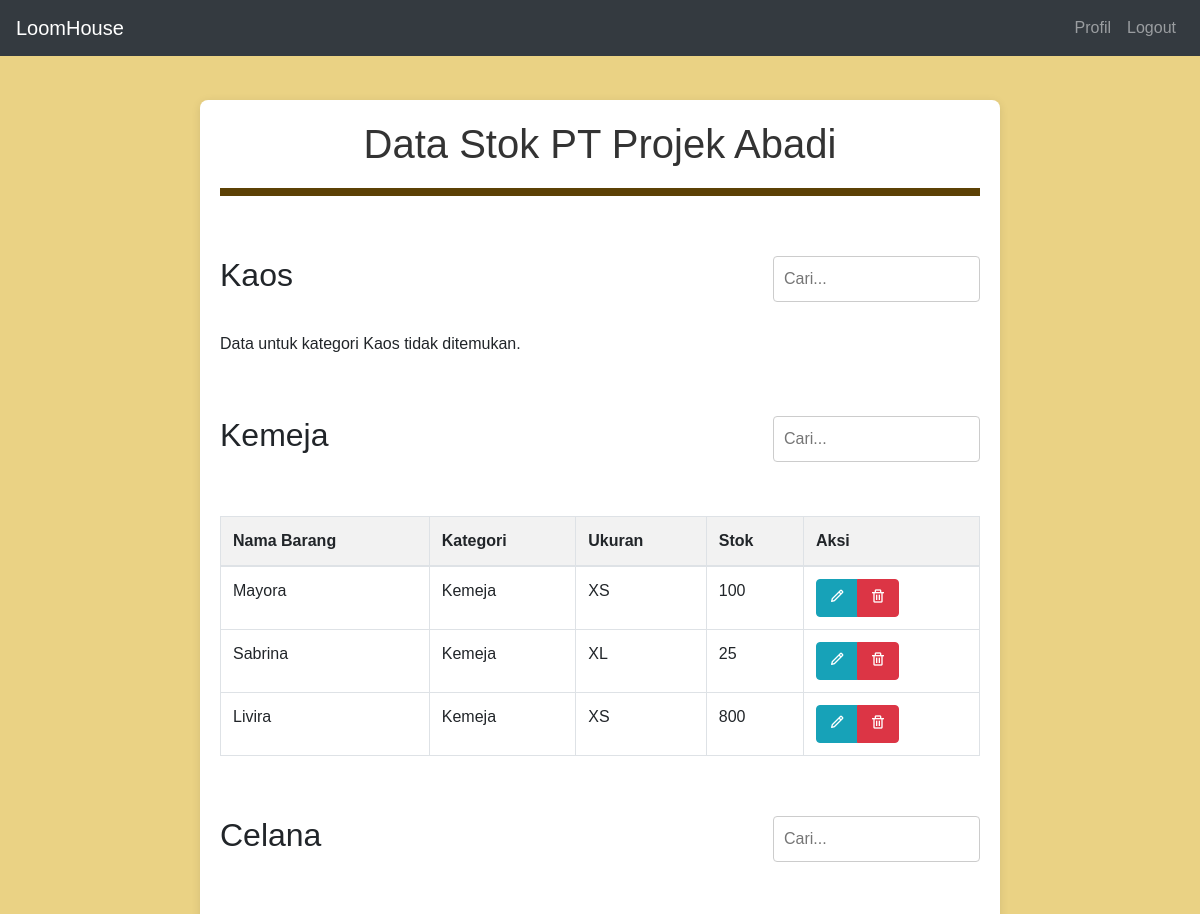
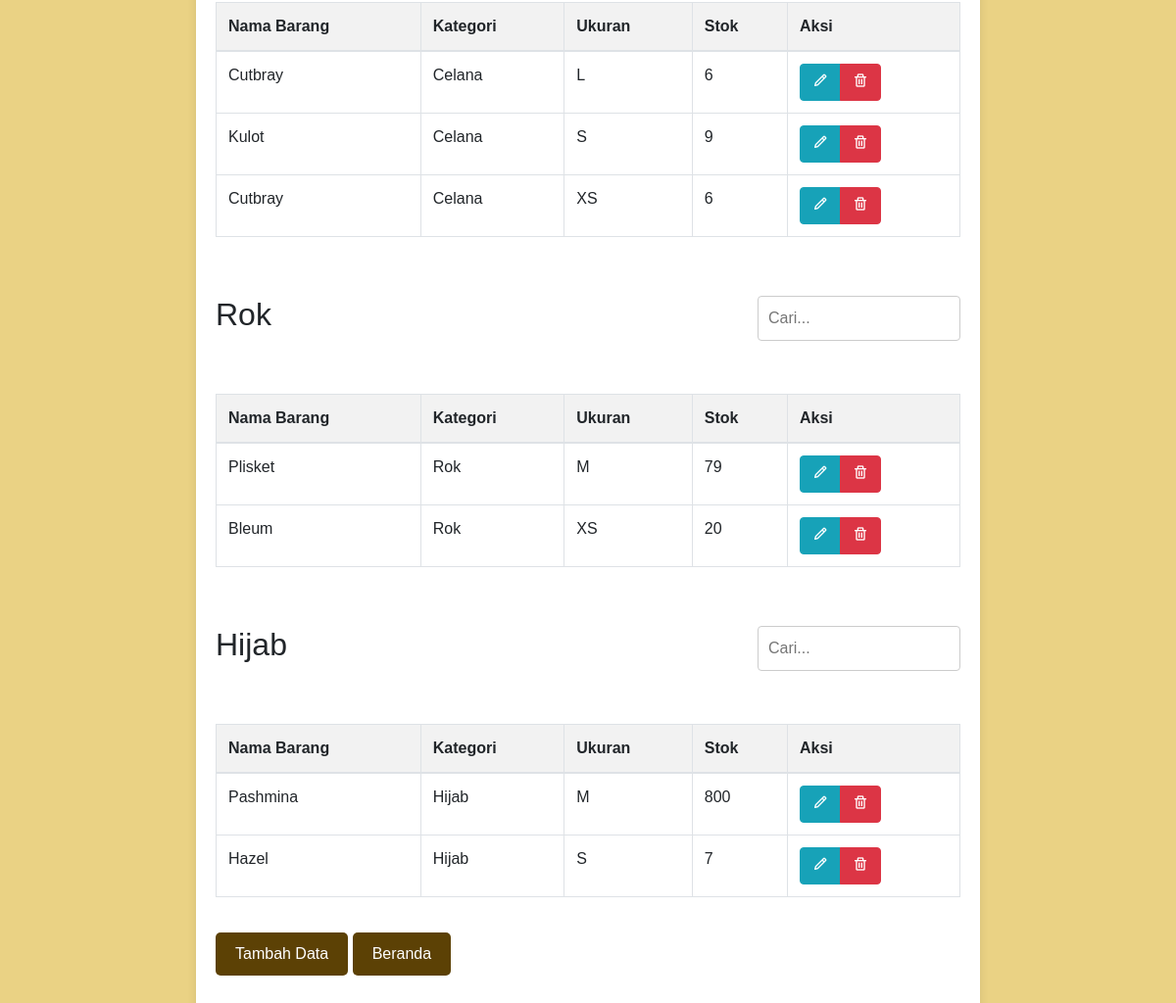
The app's page /data.php with its own data (2 pictures, top to bottom).
### tables this page shows
CREATE TABLE `stok` (
  `id` int(11) NOT NULL,
  `barang` varchar(250) NOT NULL,
  `kategori` varchar(250) NOT NULL,
  `ukuran` varchar(50) DEFAULT NULL,
  `stok` int(11) DEFAULT NULL,
  `created_at` timestamp NOT NULL DEFAULT current_timestamp(),
  `updated_at` timestamp NOT NULL DEFAULT current_timestamp(),
  `deleted_at` datetime DEFAULT NULL
);

### database/connection.php (called while the page is built, shortened)
<?php
class ConnectionDatabase {
    private $db_host = "localhost";
    private $db_username = "root";
    private $db_pass = "";
    private $db_name = "wap";
    function __construct() {
        $this->connection = new mysqli(
            $this->db_host,
            $this->db_username,
            $this->db_pass,
            $this->db_name
        );
    }
}
?>

### database/stok.php (called while the page is built, shortened)
<?php
    include('connection.php');
    class Stok {
        function __construct()
        {
            $this->database = new ConnectionDatabase();
        }
        function getAll(){
            $query = "SELECT * FROM stok";
            $data = mysqli_query($this->database->connection, $query);
            $res = [];
            while($item = mysqli_fetch_array($data)) {
                $res[] = $item;
            }
            return $res;
        }
    }
?>

### data.php (the view, shortened to what this page needs)
<!doctype html>
<html lang="en">
<head>
    <?php include('header.php'); ?>
    <link rel="stylesheet" href="main.css">
</head>
<body>
    <?php include('navbar.php'); ?>
    <main role="main" class="container">
        <?php
            include('database/stok.php');
            $data = new Stok();
            $stokData = $data->getAll();
        ?>
        <h1>Data Stok PT Projek Abadi</h1>
        <hr class="separator">
        <?php
            $categories = ['Kaos', 'Kemeja', 'Celana', 'Rok', 'Hijab'];
            foreach ($categories as $category):
                $filteredData = array_filter($stokData, function($item) use ($category) {
                    return $item['kategori'] === $category;
                });
        ?>
            <div class="category-table">
                <div class="table-header">
                    <h2><?php echo htmlspecialchars($category); ?></h2>
                    <div class="search-container">
                        <input type="text" class="search-input" placeholder="Cari..." onkeyup="searchFunction(this, '<?php echo $category; ?>')">
                    </div>
                </div>
                <?php if (!empty($filteredData)): ?>
                    <table class="table table-bordered mt-4" id="<?php echo strtolower($category); ?>Table">
                        <thead>
                            <tr>
                                <th>Nama Barang</th>
                                <th>Kategori</th>
                                <th>Ukuran</th>
                                <th>Stok</th>
                                <th>Aksi</th>
                            </tr>
                        </thead>
                        <tbody>
                            <?php foreach ($filteredData as $row): ?>
                                <tr>
                                    <td><?php echo htmlspecialchars($row['barang']); ?></td>
                                    <td><?php echo htmlspecialchars($row['kategori']); ?></td>
                                    <td><?php echo htmlspecialchars($row['ukuran']); ?></td>
                                    <td><?php echo htmlspecialchars($row['stok']); ?></td>
                                    <td>
                                        <div class="btn-group" role="group">
                                            <a href="#" class="btn btn-info text-white" onclick="editStok(<?php echo htmlspecialchars($row['id']); ?>)">
                                                <i class='bx bx-pencil'></i>
                                            </a>
                                            <a href="#" class="btn btn-danger text-white" onclick="deleteStok(<?php echo htmlspecialchars($row['id']); ?>)">
                                                <i class='bx bx-trash'></i>
                                            </a>
                                        </div>
                                    </td>
                                </tr>
                            <?php endforeach; ?>
                        </tbody>
                    </table>
                <?php else: ?>
                    <p>Data untuk kategori <?php echo htmlspecialchars($category); ?> tidak ditemukan.</p>
                <?php endif; ?>
            </div>
        <?php endforeach; ?>
        <div class="button-container">
            <a href="add.php" class="btn-brown">Tambah Data</a>
            <a href="home.php" class="btn-brown">Beranda</a>
        </div>
    </main>
</body>
</html>

### header.php (shortened to what this page needs)
<link href="https://cdn.jsdelivr.net/npm/bootstrap@4.5.2/dist/css/bootstrap.min.css" rel="stylesheet">
<link href="https://unpkg.com/boxicons@2.0.9/css/boxicons.min.css" rel="stylesheet">

### navbar.php (shortened to what this page needs)
<header>
    <nav class="navbar navbar-expand-lg navbar-dark bg-dark fixed-top">
        <a class="navbar-brand" href="#">LoomHouse</a>
        <div class="collapse navbar-collapse" id="navbarTop">
            <ul class="navbar-nav ml-auto">
                <?php
                    $current_page = basename($_SERVER['PHP_SELF']);
                    if ($current_page === 'profil.php'):
                ?>
                    <li class="nav-item">
                        <a class="nav-link" href="home.php">Beranda</a>
                    </li>
                    <li class="nav-item">
                        <a class="nav-link" href="data.php">Data Stok</a>
                    </li>
                    <li class="nav-item">
                        <a class="nav-link" href="#" onclick="confirmLogout()">Logout</a>
                    </li>
                <?php elseif ($current_page !== 'login.php' && $current_page !== 'register.php'): ?>
                    <li class="nav-item">
                        <a class="nav-link" href="profil.php">Profil</a>
                    </li>
                    <li class="nav-item">
                        <a class="nav-link" href="#" onclick="confirmLogout()">Logout</a>
                    </li>
                <?php endif; ?>
            </ul>
        </div>
    </nav>
</header>
<link rel="stylesheet" href="https://cdnjs.cloudflare.com/ajax/libs/sweetalert/1.1.3/sweetalert.min.css">

### main.css (style rules this page uses)
body { font-family: Arial, sans-serif; margin: 80px; padding: 20px; }
.container { max-width: 800px; margin: auto; background: white; padding: 20px; border-radius: 8px; box-shadow: 0 2px 10px rgba(0, 0, 0, 0.1); }
h1 { text-align: center; color: #333; }
input[type="text"], input[type="number"], select { width: calc(100% - 22px); padding: 10px; margin: 10px 0; border: 1px solid #ccc; border-radius: 4px; box-sizing: border-box; font-size: 16px; }
table { width: 100%; border-collapse: collapse; margin-top: 20px; }
th, td { border: 1px solid #ddd; padding: 8px; text-align: left; }
th { background-color: #f2f2f2; }
.separator { border: 0; border-top: 8px solid rgb(92, 65, 5); margin: 20px 0; }

### data.php (style rules this page uses)
body { background-color: rgb(234, 210, 132); }
.btn-brown { display: inline-block; padding: 10px 20px; font-size: 16px; color: white; background-color: rgb(92, 65, 5); border: none; border-radius: 5px; text-decoration: none; margin: 20px auto; }
.search-container { margin: 20px 0; text-align: right; }
.search-input { padding: 5px; font-size: 14px; width: 150px; border: 1px solid #ccc; border-radius: 5px; }
.category-table { margin-top: 30px; }
.table-header { display: flex; justify-content: space-between; align-items: center; }

### records on screen
stok: barang "Mayora", kategori "Kemeja", ukuran "XS", stok "100"
stok: barang "Sabrina", kategori "Kemeja", ukuran "XL", stok "25"
stok: barang "Livira", kategori "Kemeja", ukuran "XS", stok "800"
stok: barang "Cutbray", kategori "Celana", ukuran "L", stok "6"
stok: barang "Kulot", kategori "Celana", ukuran "S", stok "9"
stok: barang "Cutbray", kategori "Celana", ukuran "XS", stok "6"
stok: barang "Plisket", kategori "Rok", ukuran "M", stok "79"
stok: barang "Bleum", kategori "Rok", ukuran "XS", stok "20"
stok: barang "Pashmina", kategori "Hijab", ukuran "M", stok "800"
stok: barang "Hazel", kategori "Hijab", ukuran "S", stok "7"

### other values on screen
$category "Kaos"
$category "Kemeja"
$category "Celana"
$category "Rok"
$category "Hijab"
